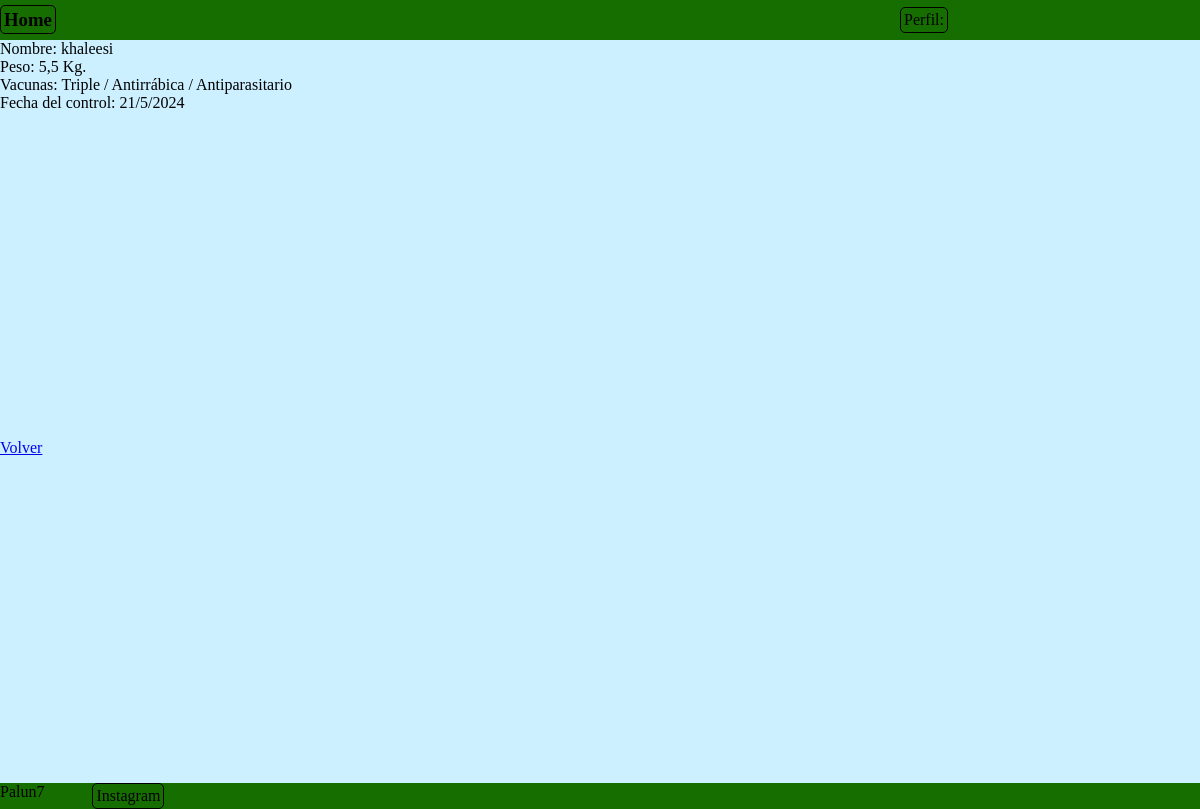
The app's page /perfil/perfil/control/detail/1, older data.
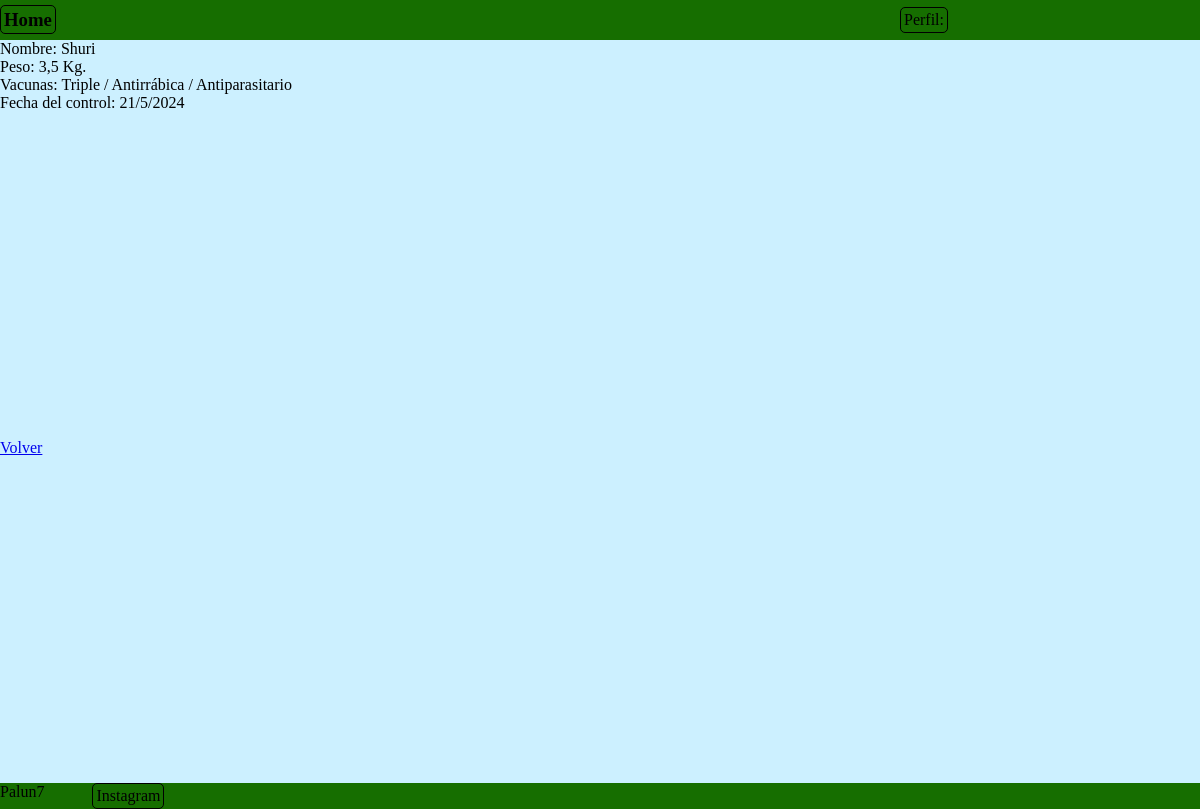
The same page, newer data.
### perfil/models.py (models this page shows, shortened)
class Control(models.Model):
    nombre = models.ForeignKey(Mascota, on_delete=models.CASCADE)
    peso = models.FloatField(verbose_name='Peso (Kg.)', null=True, blank=True)
    vacunas = models.ManyToManyField(Vacunas)
    fecha_control = models.DateTimeField(auto_now_add=True)
    user = models.ForeignKey(User, on_delete=models.CASCADE)
    def get_vacunas_str(self):
        return ' / '.join([vacuna.nombre for vacuna in self.vacunas.all()])
    class Meta:
        verbose_name = 'Control'
        verbose_name_plural = 'Controles'

class Mascota(models.Model):
    nombre= models.CharField(max_length=50, verbose_name='Nombre')
    fecha_nacimiento = models.DateField(verbose_name='Fecha de nacimiento')
    sexo = models.CharField(max_length=20, null=True, blank=True, verbose_name='Sexo')
    raza = models.ForeignKey(Raza, on_delete=models.SET_NULL,null=True, blank=True, verbose_name='Raza')
    color_pelo = models.CharField(max_length=100, null=True,blank=True, verbose_name='Color de pelo')
    foto = models.ImageField(upload_to='fotos',null=True, blank=True)
    user = models.ForeignKey(User, on_delete=models.CASCADE)
    def __str__(self):
        return self.nombre
    class Meta:
        verbose_name = 'Mascota'
        verbose_name_plural = 'Mascotas'

### perfil/views.py (the view)
# urls.py: path('perfil/control/detail/<int:pk>', ControlDetail.as_view(), name='control_detail'),
class ControlDetail(DetailView):
    model = Control
    def get_context_data(self, **kwargs):
        context = super().get_context_data(**kwargs)
        context['vacunas'] = self.object.get_vacunas_str() # type: ignore
        return context

### perfil/templates/perfil/control_detail.html (shortened to what this page needs)
{% extends 'core/base.html' %}
{% load static %}
{% block content %}
    <nav class="navbar">
        <div class="titulo">
            <h3><a href="{% url 'core:index' %}" class="link">Home</a></h3>
        </div>
        <div class="paginas">
            <ul class="links">
                <a href="{% url 'perfil:index' %}" class="link">Perfil: {{ user.username }}</a>
            </ul>
        </div>
    </nav>
    <main class="contenedor">
        <ul>
            <li>Nombre: {{ object.nombre }}</li>
            <li>Peso: {{ object.peso }} Kg.</li>
            <li>Vacunas: {{ vacunas }}</li>
            <li>Fecha del control: {{ object.fecha_control.day }}/{{ object.fecha_control.month }}/{{ object.fecha_control.year }}</li>
        </ul>
        <div>
            <a href="{% url 'perfil:control_list' %}">Volver</a>
        </div>
    </main>
        {% endblock content %}

### core/templates/core/base.html (shortened to what this page needs)
{% load static %}
<!DOCTYPE html>
<html lang="es">
<head>
    <link rel="stylesheet" href="{% static 'css/style.css' %}">
</head>
<body>
    {% block content %}
    {% endblock content %}
    <footer class="footer">
        <p class="contacto">Palun7</p>
        <a href="" class="link">Instagram</a>
    </footer>
</body>
</html>

### core/static/css/style.css (style rules this page uses)
* { padding: 0; margin: 0; }
.contenedor { display: grid; min-height: 92.9vh; background-color: rgb(204, 240, 255); }
.navbar { display: grid; grid-template-columns: repeat(20, 5vw); grid-template-rows: 40px; width: 100vw; background-color: rgb(22, 110, 0); align-items: center; }
.paginas { grid-column-start: 16; grid-column-end: 18; }
.links { display: flex; }
.link { text-decoration: none; color: black; transition-duration: .3s; border: 1px solid black; border-radius: 5px; padding: 3px; }
.titulo { display: flex; gap: 2rem; align-items: center; }
.footer { display: flex; min-width: 100vw; background-color: rgb(22, 110, 0); column-gap: 3rem; }

Row changes from the older to the newer data that the page shows:
changed Control: nombre "khaleesi" → "Shuri"; peso "5,5" → "3,5"
